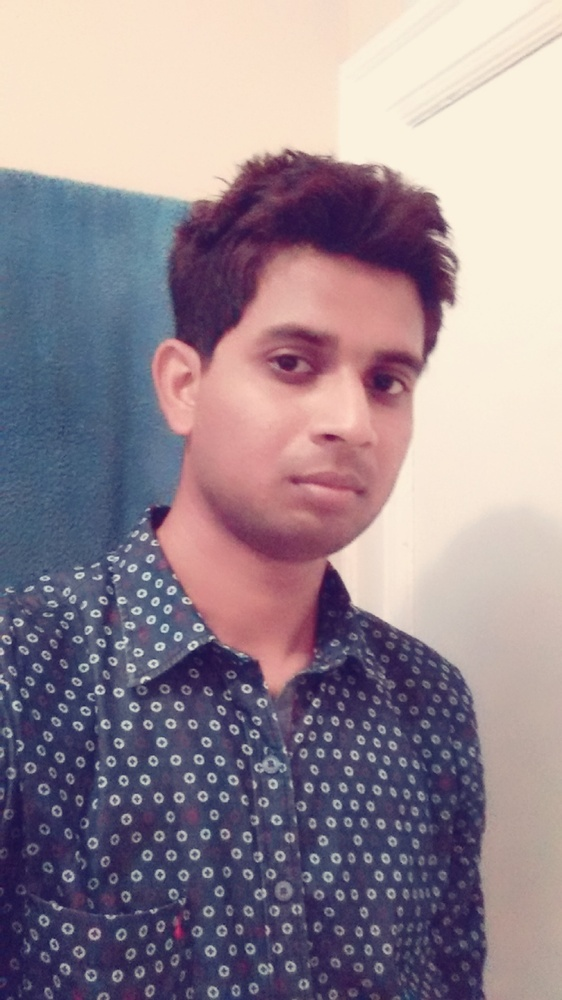
#> input picture trainCV/riaz.jpg, 562 x 1000 px, shrunk from 1080 x 1920 before the run
$ python imgHistogram.py
#> lines starting #> are read from the running program, lines starting #| are printed output that depends on the picture
#Plotting Image and its Histogram.

from PIL import Image
from pylab import *


#reading an image as an array of pixels

im = array(Image.open('riaz.jpg').convert('L'))
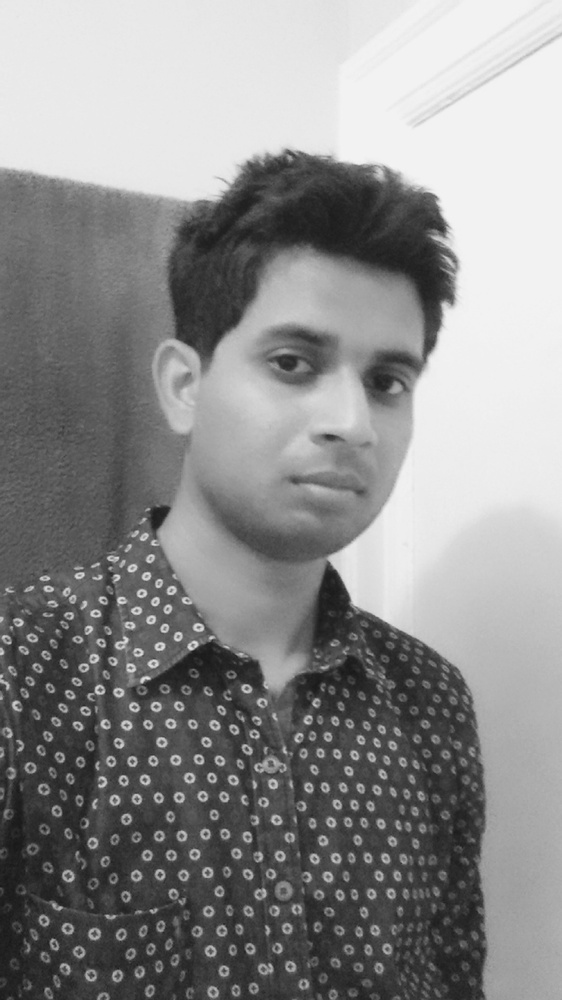
#> im: shape (1000, 562); min 23, max 245, mean 140.5

figure("Plotting Image Histogram")
gray() # plot everything in grayscale


#subplot(121)
#imshow(im)

hist(im.flatten(),128)
axis('off')

show()
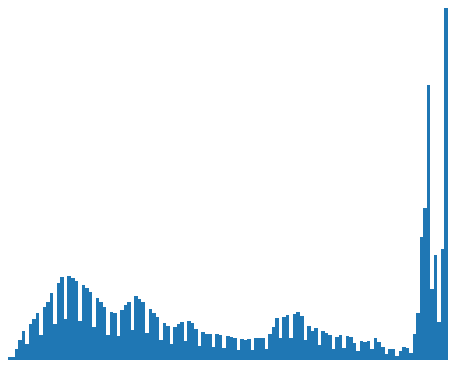
#> figure drawn by matplotlib, 1 panel

$ run again, with trainCV/book.jpg copied over trainCV/riaz.jpg
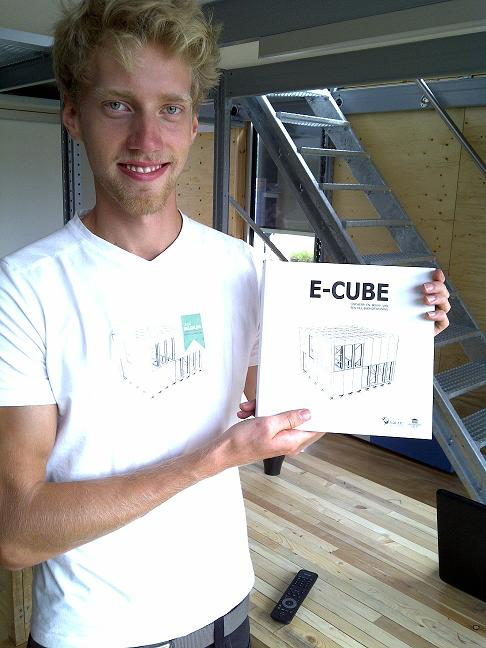
#> input picture trainCV/book.jpg, 486 x 648 px
#> `im = array(Image.open('riaz.jpg').convert('L'))`:
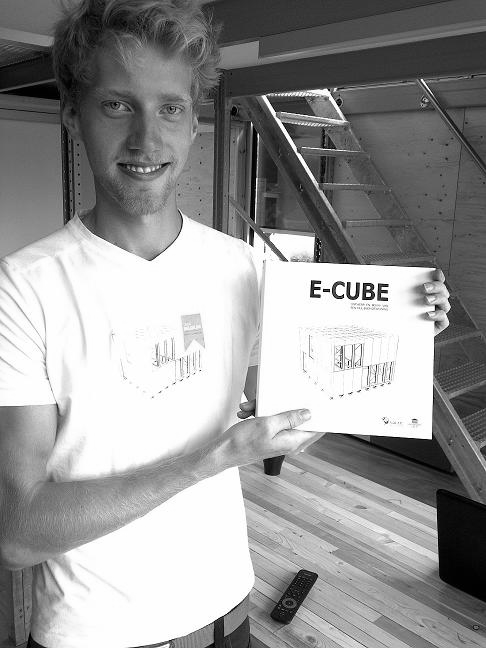
#> im: shape (648, 486); min 0, max 255, mean 150.6
#> `show()`:
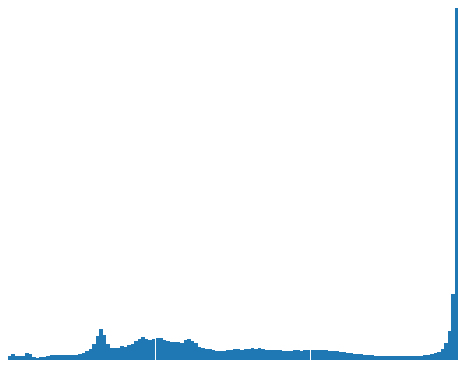
#> figure drawn by matplotlib, 1 panel
